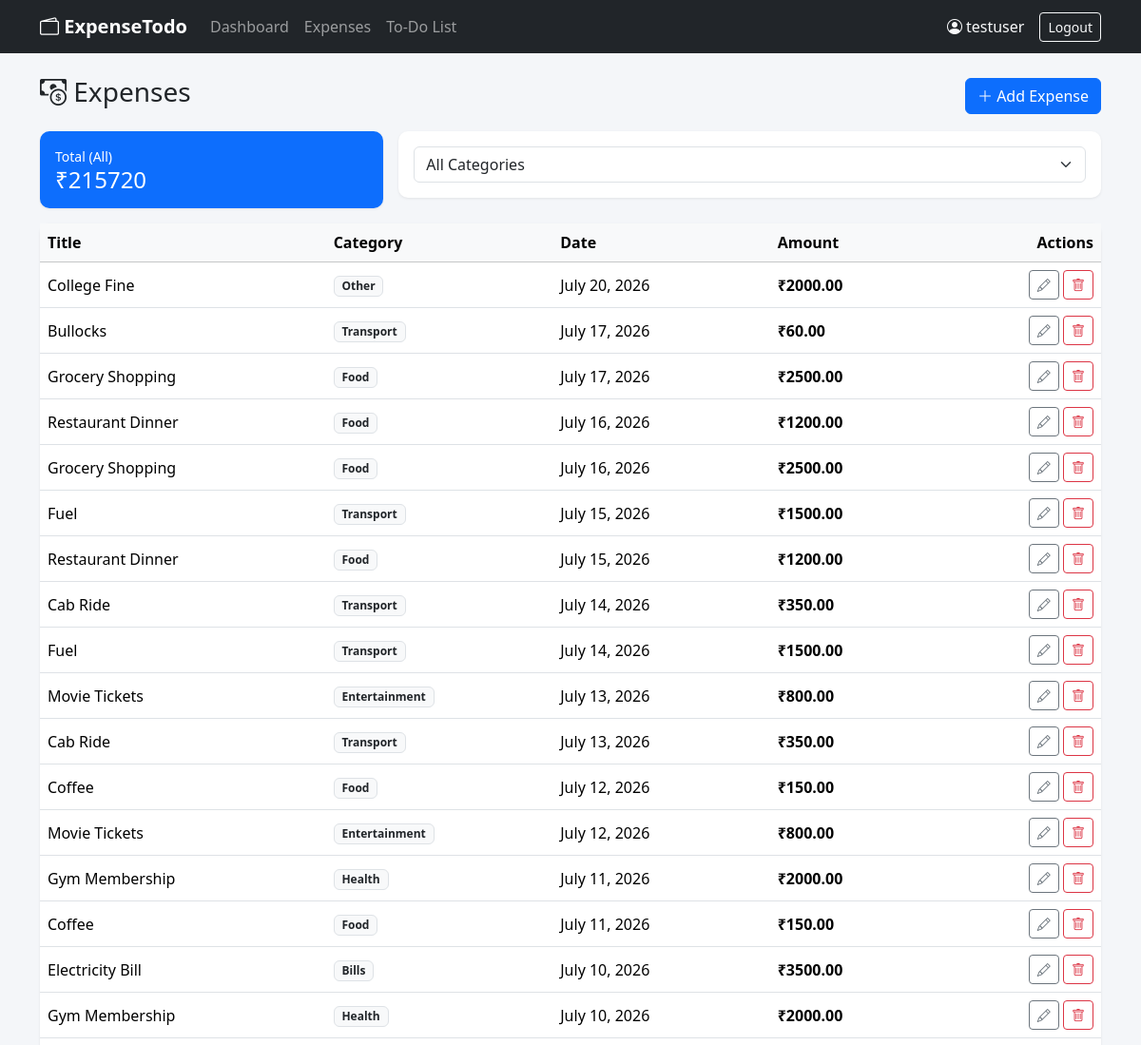
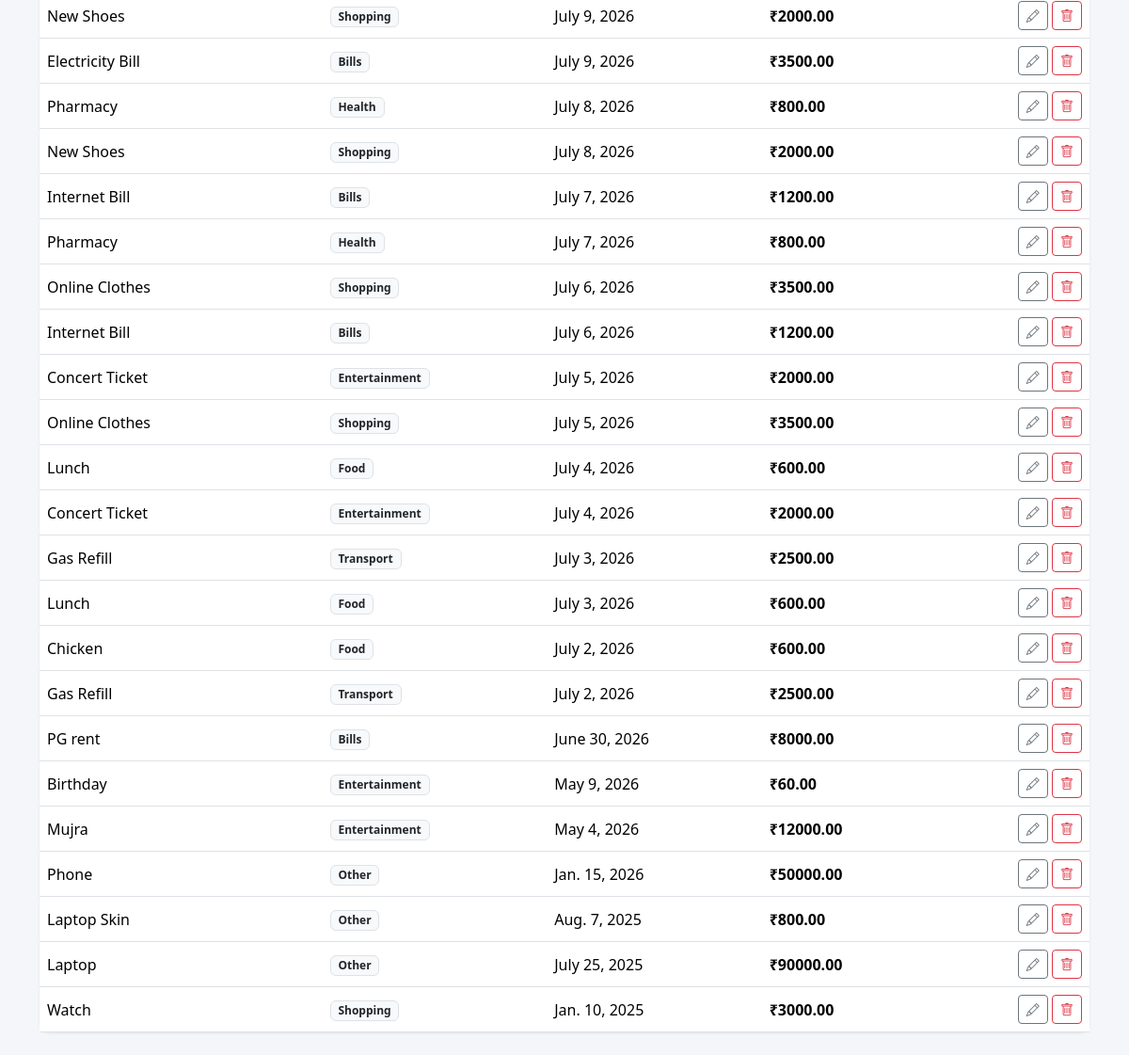
Screenshot of /expenses/ (signed in) with the database file from the repository (2 pictures, top to bottom).
### expenses/models.py (models this page shows, shortened)
class Expense(models.Model):
    CATEGORY_CHOICES = [
        ('Food', 'Food'),
        ('Transport', 'Transport'),
        ('Shopping', 'Shopping'),
        ('Bills', 'Bills'),
        ('Entertainment', 'Entertainment'),
        ('Health', 'Health'),
        ('Other', 'Other'),
    ]
    user = models.ForeignKey(User, on_delete=models.CASCADE, related_name='expenses')
    title = models.CharField(max_length=100)
    amount = models.DecimalField(max_digits=10, decimal_places=2)
    category = models.CharField(max_length=20, choices=CATEGORY_CHOICES, default='Other')
    date = models.DateField()
    notes = models.TextField(blank=True)
    created_at = models.DateTimeField(auto_now_add=True)
    class Meta:
        ordering = ['-date', '-created_at']

### expenses/views.py (the view)
# urls.py: path('', views.expense_list, name='expense_list'),
@login_required
def expense_list(request):
    expenses = Expense.objects.filter(user=request.user)
    category = request.GET.get('category')
    if category:
        expenses = expenses.filter(category=category)
    total = expenses.aggregate(Sum('amount'))['amount__sum'] or 0
    by_category = (
        Expense.objects.filter(user=request.user)
        .values('category')
        .annotate(total=Sum('amount'))
        .order_by('-total')
    )
    context = {
        'expenses': expenses,
        'total': total,
        'by_category': by_category,
        'categories': Expense.CATEGORY_CHOICES,
        'selected_category': category,
    }
    return render(request, 'expenses/expense_list.html', context)

### templates/expenses/expense_list.html (shortened to what this page needs)
{% extends 'base.html' %}
{% block content %}
<div class="d-flex justify-content-between align-items-center mb-3">
    <h3><i class="bi bi-cash-coin"></i> Expenses</h3>
    <a href="{% url 'expense_create' %}" class="btn btn-primary"><i class="bi bi-plus-lg"></i> Add Expense</a>
</div>
<div class="row g-3 mb-3">
    <div class="col-md-4">
        <div class="card p-3 bg-primary text-white">
            <div class="small">Total ({% if selected_category %}{{ selected_category }}{% else %}All{% endif %})</div>
            <h4 class="mb-0">₹{{ total }}</h4>
        </div>
    </div>
    <div class="col-md-8">
        <div class="card p-3">
            <form method="get" class="d-flex gap-2">
                <select name="category" class="form-select" onchange="this.form.submit()">
                    <option value="">All Categories</option>
                </select>
            </form>
        </div>
    </div>
</div>
<div class="card">
    <div class="table-responsive">
        <table class="table table-hover mb-0 align-middle">
            <thead class="table-light">
                <tr>
                    <th>Title</th>
                    <th>Category</th>
                    <th>Date</th>
                    <th>Amount</th>
                    <th class="text-end">Actions</th>
                </tr>
            </thead>
            <tbody>
                {% for expense in expenses %}
                <tr>
                    <td>{{ expense.title }}</td>
                    <td><span class="badge bg-light text-dark border">{{ expense.category }}</span></td>
                    <td>{{ expense.date }}</td>
                    <td><strong>₹{{ expense.amount }}</strong></td>
                    <td class="text-end">
                        <a href="{% url 'expense_update' expense.pk %}" class="btn btn-sm btn-outline-secondary"><i class="bi bi-pencil"></i></a>
                        <a href="{% url 'expense_delete' expense.pk %}" class="btn btn-sm btn-outline-danger"><i class="bi bi-trash"></i></a>
                    </td>
                </tr>
                {% empty %}
                <tr><td colspan="5" class="text-center text-muted py-4">No expenses found. Add your first one!</td></tr>
                {% endfor %}
            </tbody>
        </table>
    </div>
</div>
{% endblock %}

### templates/base.html (shortened to what this page needs)
<!DOCTYPE html>
<html lang="en">
<head>
    <link href="https://cdn.jsdelivr.net/npm/bootstrap@5.3.3/dist/css/bootstrap.min.css" rel="stylesheet">
    <link href="https://cdn.jsdelivr.net/npm/bootstrap-icons@1.11.3/font/bootstrap-icons.css" rel="stylesheet">
</head>
<body>
{% if user.is_authenticated %}
<nav class="navbar navbar-expand-lg navbar-dark bg-dark">
    <div class="container">
        <a class="navbar-brand" href="{% url 'dashboard' %}"><i class="bi bi-wallet2"></i> ExpenseTodo</a>
        <div class="collapse navbar-collapse" id="navMenu">
            <ul class="navbar-nav me-auto">
                <li class="nav-item"><a class="nav-link" href="{% url 'dashboard' %}">Dashboard</a></li>
                <li class="nav-item"><a class="nav-link" href="{% url 'expense_list' %}">Expenses</a></li>
                <li class="nav-item"><a class="nav-link" href="{% url 'todo_list' %}">To-Do List</a></li>
            </ul>
            <ul class="navbar-nav">
                <li class="nav-item d-flex align-items-center me-3 text-light">
                    <i class="bi bi-person-circle me-1"></i> {{ user.username }}
                </li>
                <li class="nav-item">
                    <form method="post" action="{% url 'logout' %}" class="d-inline">
                        <button type="submit" class="btn btn-outline-light btn-sm">Logout</button>
                    </form>
                </li>
            </ul>
        </div>
    </div>
</nav>
{% endif %}
<div class="container my-4">
    {% block content %}{% endblock %}
</div>
</body>
</html>

### templates/base.html (style rules this page uses)
body { background-color: #f4f6f9; }
.navbar-brand { font-weight: 600; }
.card { border: none; box-shadow: 0 1px 3px rgba(0,0,0,0.08); border-radius: 10px; }

### rows the page displays
Expense: title "College Fine", category "Other", date "July 20, 2026", amount "2000.00"
Expense: title "Bullocks", category "Transport", date "July 17, 2026", amount "60.00"
Expense: title "Grocery Shopping", category "Food", date "July 17, 2026", amount "2500.00"
Expense: title "Restaurant Dinner", category "Food", date "July 16, 2026", amount "1200.00"
Expense: title "Grocery Shopping", category "Food", date "July 16, 2026", amount "2500.00"
Expense: title "Fuel", category "Transport", date "July 15, 2026", amount "1500.00"
Expense: title "Restaurant Dinner", category "Food", date "July 15, 2026", amount "1200.00"
Expense: title "Cab Ride", category "Transport", date "July 14, 2026", amount "350.00"
Expense: title "Fuel", category "Transport", date "July 14, 2026", amount "1500.00"
Expense: title "Movie Tickets", category "Entertainment", date "July 13, 2026", amount "800.00"
Expense: title "Cab Ride", category "Transport", date "July 13, 2026", amount "350.00"
Expense: title "Coffee", category "Food", date "July 12, 2026", amount "150.00"
Expense: title "Movie Tickets", category "Entertainment", date "July 12, 2026", amount "800.00"
Expense: title "Gym Membership", category "Health", date "July 11, 2026", amount "2000.00"
Expense: title "Coffee", category "Food", date "July 11, 2026", amount "150.00"
Expense: title "Electricity Bill", category "Bills", date "July 10, 2026", amount "3500.00"
Expense: title "Gym Membership", category "Health", date "July 10, 2026", amount "2000.00"
Expense: title "New Shoes", category "Shopping", date "July 9, 2026", amount "2000.00"
Expense: title "Electricity Bill", category "Bills", date "July 9, 2026", amount "3500.00"
Expense: title "Pharmacy", category "Health", date "July 8, 2026", amount "800.00"
Expense: title "New Shoes", category "Shopping", date "July 8, 2026", amount "2000.00"
Expense: title "Internet Bill", category "Bills", date "July 7, 2026", amount "1200.00"
Expense: title "Pharmacy", category "Health", date "July 7, 2026", amount "800.00"
Expense: title "Online Clothes", category "Shopping", date "July 6, 2026", amount "3500.00"
Expense: title "Internet Bill", category "Bills", date "July 6, 2026", amount "1200.00"
Expense: title "Concert Ticket", category "Entertainment", date "July 5, 2026", amount "2000.00"
Expense: title "Online Clothes", category "Shopping", date "July 5, 2026", amount "3500.00"
Expense: title "Lunch", category "Food", date "July 4, 2026", amount "600.00"
Expense: title "Concert Ticket", category "Entertainment", date "July 4, 2026", amount "2000.00"
Expense: title "Gas Refill", category "Transport", date "July 3, 2026", amount "2500.00"
Expense: title "Lunch", category "Food", date "July 3, 2026", amount "600.00"
Expense: title "Chicken", category "Food", date "July 2, 2026", amount "600.00"
Expense: title "Gas Refill", category "Transport", date "July 2, 2026", amount "2500.00"
Expense: title "PG rent", category "Bills", date "June 30, 2026", amount "8000.00"
Expense: title "Birthday", category "Entertainment", date "May 9, 2026", amount "60.00"
Expense: title "Mujra", category "Entertainment", date "May 4, 2026", amount "12000.00"
Expense: title "Phone", category "Other", date "Jan. 15, 2026", amount "50000.00"
Expense: title "Laptop Skin", category "Other", date "Aug. 7, 2025", amount "800.00"
Expense: title "Laptop", category "Other", date "July 25, 2025", amount "90000.00"
Expense: title "Watch", category "Shopping", date "Jan. 10, 2025", amount "3000.00"

### other values shown
{{ user.username }} "testuser"
{{ total }} "215720"
